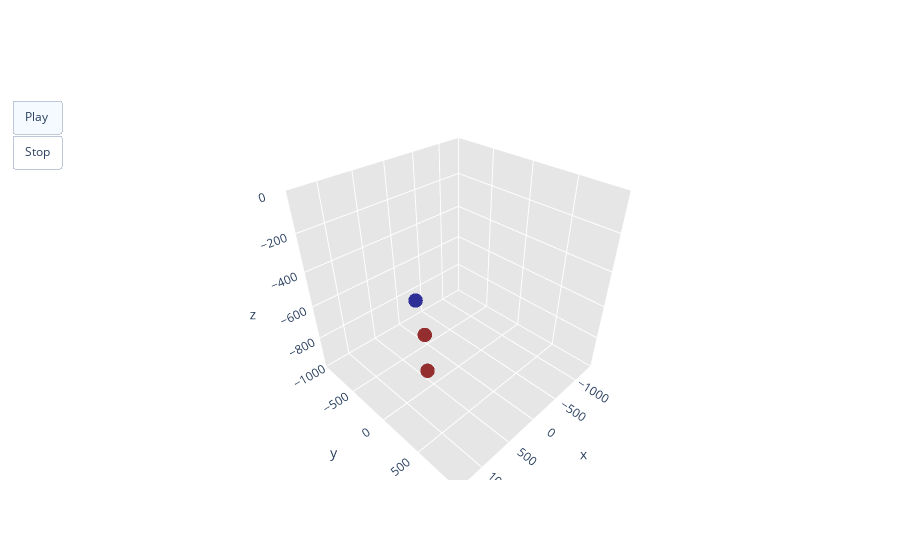

Notebook code cell kept with this figure:
### Markdown cell above
### 3D Plotting

### Code cell
# this cell was copied and pasted straight from the FreeMoCap output .ipynb file (except for all of the code for displaying text)

def calculate_axes_means(skeleton_3d_data):
    mx_skel = np.nanmean(skeleton_3d_data[:,0:33,0])
    my_skel = np.nanmean(skeleton_3d_data[:,0:33,1])
    mz_skel = np.nanmean(skeleton_3d_data[:,0:33,2])

    return mx_skel, my_skel, mz_skel

ax_range = 1500

mx_skel, my_skel, mz_skel = calculate_axes_means(freemocap_3d_body_data)

# Create a list of frames
frames = [go.Frame(data=[go.Scatter3d(
    x=freemocap_3d_body_data[i, [11, 13, 15], 0],
    y=freemocap_3d_body_data[i, [11, 13, 15], 1],
    z=freemocap_3d_body_data[i, [11, 13, 15], 2],
    mode='markers',#+text',
    marker=dict(
        size=5,  # Adjust marker size as needed
        color=freemocap_3d_body_data[i, 11:17:2, 1],
        colorscale='Jet',
        opacity=0.8
    )
)], name=str(i),
# add spherical coord annotations -BD
layout = go.Layout(annotations = [
    dict(
        text = "( Theta-arm : Bicep force : Theta-u (elbow angle) ): ",
        x = 0.1, y = 1,
        showarrow = False
    ),
    dict(
        text = "\t" + str(freemocap_3d_body_data[i, 26, :]),
        x = 0.1, y = 0.9,
        showarrow = False
    ),
    dict(
        text = "Rho: " + str(freemocap_3d_body_data[i, 27, :]),
        x = 0.1, y = 0.8,
        showarrow = False
    ),
    dict(
        text = "Theta: " + str(freemocap_3d_body_data[i, 28, :]),
        x = 0.1, y = 0.7,
        showarrow = False
    ),
    dict(
        text = "Phi: " + str(freemocap_3d_body_data[i, 29, :]),
        x = 0.1, y = 0.6,
        showarrow = False
    ),
])
) for i in range(freemocap_3d_body_data.shape[0])]

# Define axis properties
axis = dict(
    showbackground=True,
    backgroundcolor="rgb(230, 230,230)",
    gridcolor="rgb(255, 255, 255)",
    zerolinecolor="rgb(255, 255, 255)",
)

# Create a figure
fig = go.Figure(
    data=[go.Scatter3d(
        x=freemocap_3d_body_data[0, [11, 13, 15], 0],
        y=freemocap_3d_body_data[0, [11, 13, 15], 1],
        z=freemocap_3d_body_data[0, [11, 13, 15], 2],
        mode='markers',
        marker=dict(
            size=5,  # Adjust marker size as needed
            color=freemocap_3d_body_data[0, 11:17:2, 1],
            colorscale='Jet',
            opacity=0.8
        )
    )],
    layout=go.Layout(
        scene=dict(
            xaxis=dict(axis, range = [-1400, 1400]),            #range=[mx_skel-ax_range, mx_skel+ax_range]), # Adjust range as needed
            yaxis=dict(axis, range = [-1000, 1000]),            #range=[my_skel-ax_range, my_skel+ax_range]), # Adjust range as needed
            zaxis=dict(axis, range = [-1000, 0]),               #range=[mz_skel-ax_range, mz_skel+ax_range]),  # Adjust range as needed
            aspectmode='cube'
        ),
        updatemenus=[dict(
            type='buttons',
            showactive=True,
            buttons=[dict(
                label='Play',
                method='animate',
                args=[None, {"frame": {"duration": 30}}]
            ),
            # add pause button  -BD
            dict(
                args = [[None], {"frame": {"duration": 0, "redraw": False},
                                 "mode": "immediate",
                                 "transition": {"duration": 0}}],
                label = 'Stop',
                method = 'animate'
            )]
        )]
    ),
    frames=frames
)


fig.show()

### Figure 1 — Plotly figure (JSON) as saved in the notebook; plotly's stock layout.template omitted (floating-point values rounded to 4 significant figures)
{"data": [{"marker": {"color": [0, 124.3, 124.3], "colorscale": [[0, "rgb(0,0,131)"], [0.2, "rgb(0,60,170)"], [0.4, "rgb(5,255,255)"], [0.6, "rgb(255,255,0)"], [0.8, "rgb(250,0,0)"], [1, "rgb(128,0,0)"]], "opacity": 0.8, "size": 5}, "mode": "markers", "type": "scatter3d", "x": [733.9, 765.0, 752.3], "y": [0, 124.3, 124.3], "z": [-423.5, -572.9, -796.4]}], "layout": {"scene": {"aspectmode": "cube", "xaxis": {"backgroundcolor": "rgb(230, 230,230)", "gridcolor": "rgb(255, 255, 255)", "range": [-1400, 1400], "showbackground": true, "zerolinecolor": "rgb(255, 255, 255)"}, "yaxis": {"backgroundcolor": "rgb(230, 230,230)", "gridcolor": "rgb(255, 255, 255)", "range": [-1000, 1000], "showbackground": true, "zerolinecolor": "rgb(255, 255, 255)"}, "zaxis": {"backgroundcolor": "rgb(230, 230,230)", "gridcolor": "rgb(255, 255, 255)", "range": [-1000, 0], "showbackground": true, "zerolinecolor": "rgb(255, 255, 255)"}}, "updatemenus": [{"buttons": [{"args": [null, {"frame": {"duration": 30}}], "label": "Play", "method": "animate"}, {"args": [[null], {"frame": {"duration": 0, "redraw": false}, "mode": "immediate", "transition": {"duration": 0}}], "label": "Stop", "method": "animate"}], "showactive": true, "type": "buttons"}]}}
